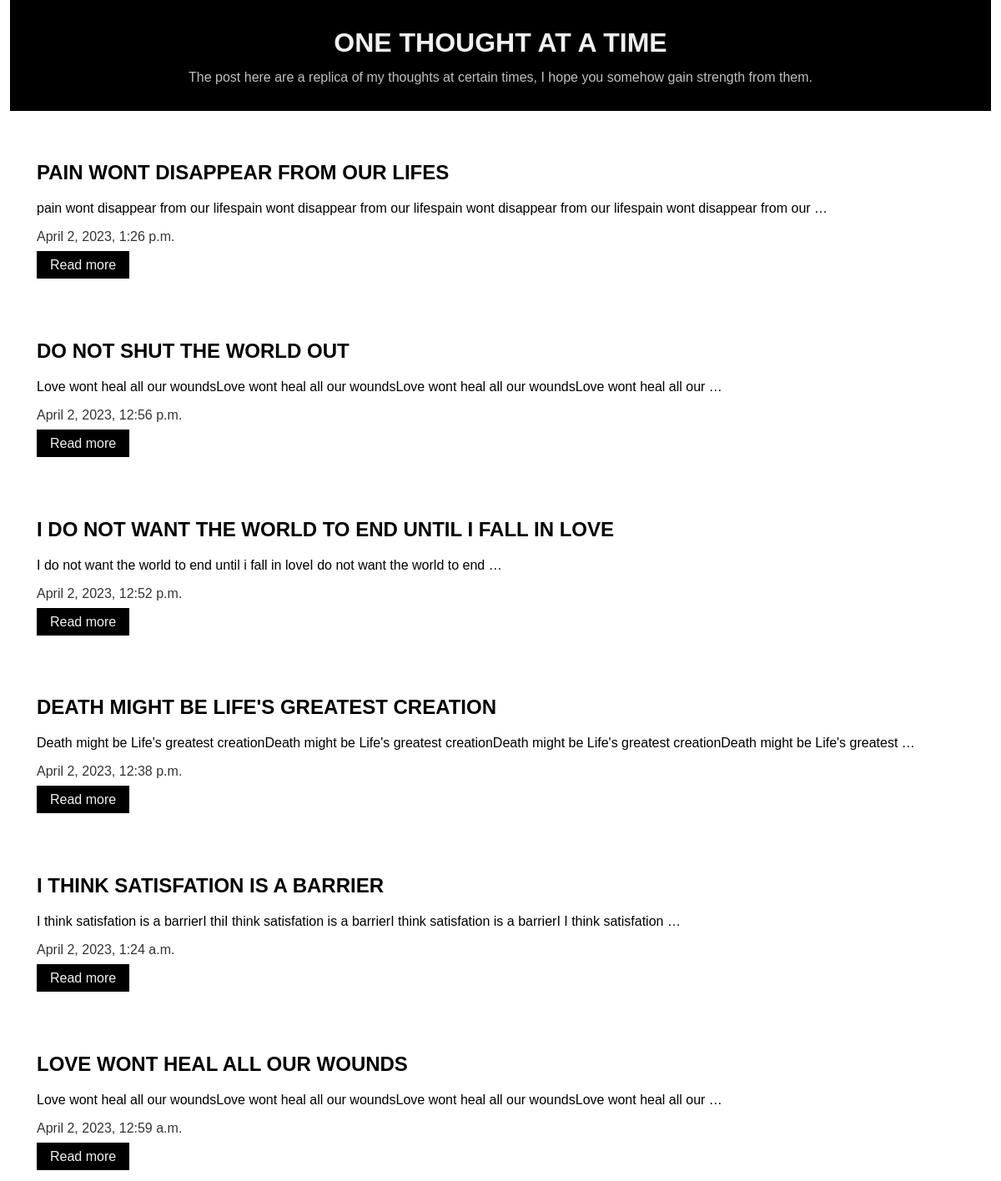
The page / on the database its author committed.
### blog/models.py (models this page shows, shortened)
class Post(models.Model):
    title = models.CharField(max_length=200)
    post_image = models.ImageField(upload_to = "images/", blank= True)
    image_caption = models.CharField(max_length = 50)
    content = models.CharField(max_length=100000)
    date = models.DateTimeField(default=datetime.now, blank=False)

### blog/views.py (the view)
# urls.py: path('',views.index, name='home'),
def index(request):
    posts  = Post.objects.all()
    context = {'posts':posts}
    return render(request, 'index.html',context)

### templates/index.html (shortened to what this page needs)
{% load static %}
<!DOCTYPE html>
<html lang="en">
<head>
    <link rel="stylesheet" href="{% static  'css/index.css' %}">
</head>
<body>
    <div class="container">
        <div class="header">
            <h2>One Thought At A Time</h2>
            <p class = fade>The post here are a replica of my thoughts at certain times, I hope you somehow gain strength from them.</p>
        </div>
    </div>
    <main>
        <div class="Recently_posted">
            <div class="posts">
                  {% for post in posts reversed %}
                  <div class="card">
                    <h2>{{post.title}}</h2>
                      <p>{{post.content|truncatewords:20 }}</p>
                      <p class='fade'>{{post.date}}</p>   <a
                      href="/post/ {{post.id}} "
                    >
                      Read more
                    </a>
                  </div>
                  {%endfor %}
            </div>
        </div>
    </main>
</body>
</html>

### static/css/index.css (style rules this page uses)
* { box-sizing: border-box; }
a { text-decoration: none; color: black; padding: 2em; }
body { font-family: Arial; margin: 0; font-family: 'Hubot-Sans', sans-serif; }
.container { width: 98%; margin: auto; }
.header { padding: 1em; text-align: center; background: black; line-height: 1em; color: #f1f1f1; }
.header h2 { font-size: 2rem; font-family: 'CS Harley', sans-serif; text-transform: uppercase; }
main { width: 96%; margin: auto; }
.card { padding: 20px; margin-top: 20px; }
.card h2 { text-transform: uppercase; }
.card a { text-decoration: none; color: #f1f1f1; background-color: black; padding: .5em 1em; }
.fade { opacity: .8; }

### rows shown on the page
Post: title "PAIN WONT DISAPPEAR FROM OUR LIFES", content "pain wont disappear from our lifespain wont disappear from our lifespain wont disappear from our lifespain wont disappear from our …", date "April 2, 2023, 1:26 p.m."
Post: title "DO NOT SHUT THE WORLD OUT", content "Love wont heal all our woundsLove wont heal all our woundsLove wont heal all our woundsLove wont heal all our …", date "April 2, 2023, 12:56 p.m."
Post: title "I DO NOT WANT THE WORLD TO END UNTIL I FALL IN LOVE", content "I do not want the world to end until i fall in loveI do not want the world to end …", date "April 2, 2023, 12:52 p.m."
Post: title "DEATH MIGHT BE LIFE'S GREATEST CREATION", content "Death might be Life's greatest creationDeath might be Life's greatest creationDeath might be Life's greatest creationDeath might be Life's greatest …", date "April 2, 2023, 12:38 p.m."
Post: title "I THINK SATISFATION IS A BARRIER", content "I think satisfation is a barrierI thiI think satisfation is a barrierI think satisfation is a barrierI I think satisfation …", date "April 2, 2023, 1:24 a.m."
Post: title "LOVE WONT HEAL ALL OUR WOUNDS", content "Love wont heal all our woundsLove wont heal all our woundsLove wont heal all our woundsLove wont heal all our …", date "April 2, 2023, 12:59 a.m."
